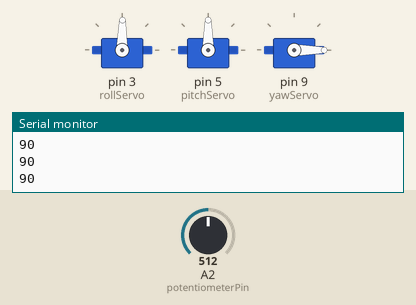
Bench run of a sketch on a simulated Arduino Uno, built with avr-gcc and run on an emulated ATmega328P. Parts: 3 × servo, the last lines printed to the serial monitor. Inputs (shaded band) come from the test bench; at power-on: A2 (potentiometerPin) = 512.

Above: at 1.2 s.
1.3 s: A2 (potentiometerPin) set to 716
At 1.6 s:
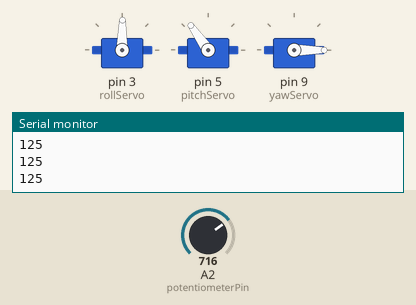
2.8 s: A2 (potentiometerPin) set to 900
At 3.1 s:
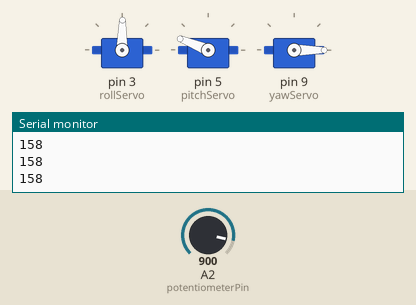
4.3 s: A2 (potentiometerPin) set to 1023
At 5.5 s:
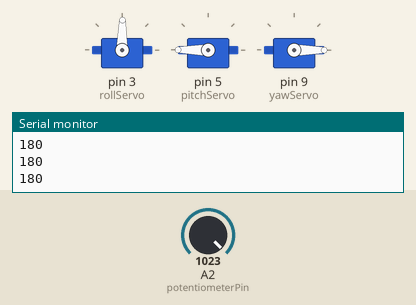
5.8 s: A2 (potentiometerPin) set to 306
At 7.0 s:
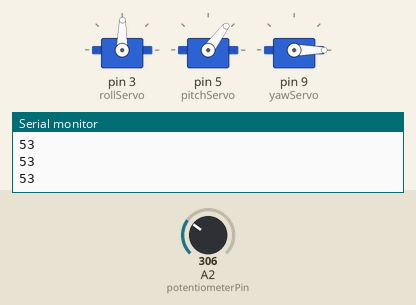
7.3 s: A2 (potentiometerPin) set to 122
At 8.5 s:
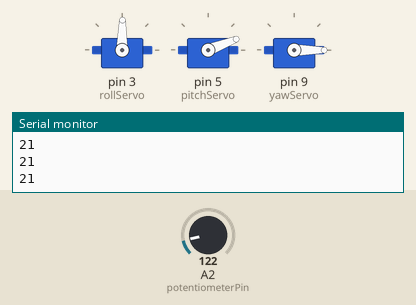
8.8 s: A2 (potentiometerPin) set to 0
At 10.0 s:
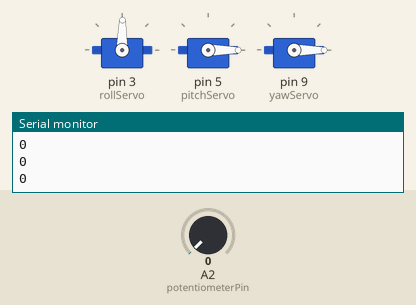
Timing chart, 0 to 11.3 s (numbered marks = the images above; inputs shaded):
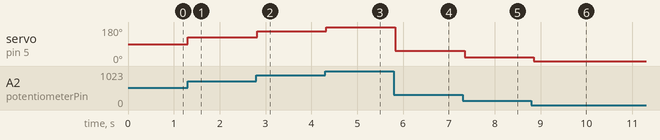

Measured:
- after the input at 1.3 s, servo on pin 5 (pitchServo): 90° → 125° at once
- after the input at 2.8 s, servo on pin 5 (pitchServo): 125° → 158° at once
- after the input at 4.3 s, servo on pin 5 (pitchServo): 158° → 180° at once
- after the input at 5.8 s, servo on pin 5 (pitchServo): 180° → 53° at once
- after the input at 7.3 s, servo on pin 5 (pitchServo): 53° → 21° at once
- after the input at 8.8 s, servo on pin 5 (pitchServo): 21° → 0° after 0.05 s

The sketch:

MotorTester.ino
```cpp
#include <Servo.h>

Servo rollServo;
Servo pitchServo;
Servo yawServo;

const int potentiometerPin{ A2 };

void setup() {
  Serial.begin(115200); // opens serial port, sets data rate to 9600 bps
  rollServo.attach(3);
  pitchServo.attach(5);
  yawServo.attach(9);
}

void loop() {
  auto outputAngle = map(analogRead(potentiometerPin), 0, 1023, 0, 180);
  Serial.println(outputAngle);
  rollServo.write(89);
  pitchServo.write(outputAngle);
  yawServo.write(0);
  delay(100);
}
```
